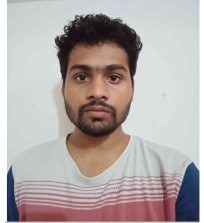
#> input picture my_img.jpeg, 204 x 223 px, given in place of the camera
$ python videoTrangleDetect.py
#> lines starting #> are read from the running program, lines starting #| are printed output that depends on the picture; after the words box and inside, x2 and y2 are one past the last pixel; in counts of white or black regions, pixels touching at a corner belong together
import cv2


cap = cv2.VideoCapture(0)


while True:
    _,frame=cap.read()
#> frame is the input picture: shape (223, 204, 3); mean B, G, R 167.5, 169.4, 178.2
    _,thresh = cv2.threshold(cv2.cvtColor(frame,cv2.COLOR_BGR2GRAY),120,100,cv2.THRESH_BINARY)
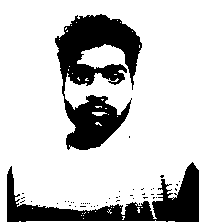
#> thresh: shape (223, 204); values 0 (black) and 100 (white), 77.8% white; 46 black regions (44 under 20 px), largest, box (x1, y1, x2, y2) and area: (55, 14, 142, 150) 5997, (7, 162, 199, 222) 3998

    contours,_ = cv2.findContours(thresh,cv2.RETR_EXTERNAL,cv2.CHAIN_APPROX_SIMPLE)
#> contours = [[[0, 0], [0, 222], [203, 222], [203, 0]]]

    cv2.drawContours(frame,contours,-1,(0,255,0),4 )
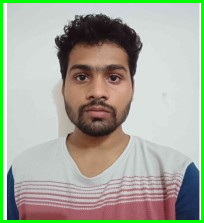
#> frame: shape (223, 204, 3); 5.55% of pixels changed, all inside (x1, y1, x2, y2) = (0, 0, 204, 223)

    cv2.imshow("Img",frame)

    if cv2.waitKey(1) & 0xFF == ord("q"):
#> (key q is pressed here)
        break


cap.release()
cv2.destroyAllWindows()
